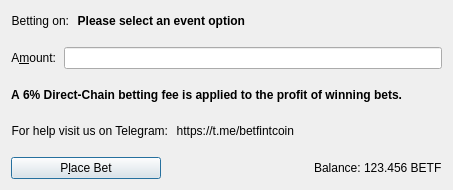
         <widget class="QFrame" name="frame_Send">

          <layout class="QVBoxLayout" name="verticalLayout5">

              <item>
               <layout class="QHBoxLayout" name="horizontalLayoutCoinControl2" stretch="0,0,0,0">
                <property name="spacing">
                 <number>8</number>
                </property>
                <property name="bottomMargin">
                 <number>10</number>
                </property>

                    <item>
                     <widget class="QLabel" name="eventLabel2">
                      <property name="text">
                       <string>Betting on:</string>
                      </property>
                      <property name="alignment">
                       <set>Qt::AlignLeft|Qt::AlignTrailing|Qt::AlignVCenter</set>
                      </property>
                     </widget>
                    </item>

                    <item>
                     <widget class="QLabel" name="eventLabel">
                      <property name="text">
                       <string>Please select an event option</string>
                      </property>
                      <property name="alignment">
                       <set>Qt::AlignLeft|Qt::AlignTrailing|Qt::AlignVCenter</set>
                      </property>
                      <property name="font">
                       <font>
                        <bold>true</bold>
                       </font>
                      </property>
                     </widget>
                    </item>

                    <item>
                     <spacer name="horizontalSpacer">
                      <property name="orientation">
                       <enum>Qt::Horizontal</enum>
                      </property>
                      <property name="sizeHint" stdset="0">
                       <size>
                        <width>40</width>
                        <height>20</height>
                       </size>
                      </property>
                     </spacer>
                    </item>

               </layout>
              </item>

              <item>
               <layout class="QHBoxLayout" name="horizontalLayoutCoinControl3" stretch="0,0,0,0">
                <property name="spacing">
                 <number>8</number>
                </property>
                <property name="bottomMargin">
                 <number>10</number>
                </property>

                    <item>
                     <widget class="QLabel" name="amountLabel">
                      <property name="text">
                       <string>A&amp;mount:</string>
                      </property>
                      <property name="alignment">
                       <set>Qt::AlignRight|Qt::AlignTrailing|Qt::AlignVCenter</set>
                      </property>
                      <property name="buddy">
                       <cstring>payAmount</cstring>
                      </property>
                     </widget>
                    </item>

                    <item>
                     <widget class="BitcoinAmountField" name="payAmount"/>
                    </item>

               </layout>
              </item>

              <item>
               <layout class="QHBoxLayout" name="horizontalLayoutCoinControl4" stretch="0,0,0,0">
                <property name="spacing">
                 <number>8</number>
                </property>
                <property name="bottomMargin">
                 <number>10</number>
                </property>
                    <item>
                     <widget class="QLabel" name="warningLabel">
                      <property name="text">
                       <string>A 6% Direct-Chain betting fee is applied to the profit of winning bets.</string>
                      </property>
                      <property name="alignment">
                       <set>Qt::AlignLeft|Qt::AlignTrailing|Qt::AlignVCenter</set>
                      </property>
                      <property name="font">
                       <font>
                        <bold>true</bold>
                       </font>
                      </property>
                     </widget>
                    </item>
                    <item>
                     <spacer name="horizontalSpacer2">
                      <property name="orientation">
                       <enum>Qt::Horizontal</enum>
                      </property>
                      <property name="sizeHint" stdset="0">
                       <size>
                        <width>40</width>
                        <height>20</height>
                       </size>
                      </property>
                     </spacer>
                    </item>
               </layout>
              </item>
              <item>
               <layout class="QHBoxLayout" name="horizontalLayoutCoinControl5" stretch="0,0,0,0">
                <property name="spacing">
                 <number>8</number>
                </property>
                <property name="bottomMargin">
                 <number>10</number>
                </property>

                    <item>
                     <widget class="QLabel" name="warningLabel2">
                      <property name="text">
                       <string>For help visit us on Telegram:</string>
                      </property>
                      <property name="alignment">
                       <set>Qt::AlignLeft|Qt::AlignTrailing|Qt::AlignVCenter</set>
                      </property>
                     </widget>
                    </item>

                    <item>
                     <widget class="QLabel" name="warningLabel">
                      <property name="text">
                       <string notr="true">https://t.me/betfintcoin</string>
                      </property>
                      <property name="alignment">
                       <set>Qt::AlignLeft|Qt::AlignTrailing|Qt::AlignVCenter</set>
                      </property>
                      <property name="textInteractionFlags">
                       <set>Qt::LinksAccessibleByMouse|Qt::TextSelectableByMouse</set>
                      </property>
                     </widget>
                    </item>

                    <item>
                     <spacer name="horizontalSpacer3">
                      <property name="orientation">
                       <enum>Qt::Horizontal</enum>
                      </property>
                      <property name="sizeHint" stdset="0">
                       <size>
                        <width>40</width>
                        <height>20</height>
                       </size>
                      </property>
                     </spacer>
                    </item>

               </layout>
              </item>

           <item>
          <layout class="QHBoxLayout" name="horizontalLayout">
           <property name="bottomMargin">
            <number>0</number>
           </property>
           <item>
            <widget class="QPushButton" name="placeBetButton">
             <property name="minimumSize">
              <size>
               <width>150</width>
               <height>0</height>
              </size>
             </property>
             <property name="text">
              <string>P&amp;lace Bet</string>
             </property>
             <property name="icon">
              <iconset resource="../betfint.qrc">
               <normaloff>:/icons/send</normaloff>:/icons/send</iconset>
             </property>
             <property name="autoDefault">
              <bool>false</bool>
             </property>
             <property name="default">
              <bool>true</bool>
             </property>
            </widget>
           </item>
           <!-- <item>
            <widget class="QPushButton" name="clearButton">
             <property name="sizePolicy">
              <sizepolicy hsizetype="Minimum" vsizetype="Fixed">
               <horstretch>0</horstretch>
               <verstretch>0</verstretch>
              </sizepolicy>
             </property>
             <property name="toolTip">
              <string>Clear all fields of the form.</string>
             </property>
             <property name="text">
              <string>Clear &amp;All</string>
             </property>
             <property name="icon">
              <iconset resource="../betfint.qrc">
               <normaloff>:/icons/remove</normaloff>:/icons/remove</iconset>
             </property>
             <property name="autoDefault">
              <bool>false</bool>
             </property>
            </widget>
           </item>
           <item>
            <widget class="QPushButton" name="addButton">
             <property name="toolTip">
              <string>Send to multiple recipients at once</string>
             </property>
             <property name="text">
              <string>Add &amp;Recipient</string>
             </property>
             <property name="icon">
              <iconset resource="../betfint.qrc">
               <normaloff>:/icons/add</normaloff>:/icons/add</iconset>
             </property>
             <property name="autoDefault">
              <bool>false</bool>
             </property>
            </widget>
           </item> -->
           <item>
            <spacer name="horizontalSpacer4">
             <property name="orientation">
              <enum>Qt::Horizontal</enum>
             </property>
             <property name="sizeHint" stdset="0">
              <size>
               <width>40</width>
               <height>20</height>
              </size>
             </property>
            </spacer>
           </item>
           <item>
            <layout class="QHBoxLayout" name="horizontalLayout_2">
             <property name="spacing">
              <number>3</number>
             </property>
             <!-- zwgr <item>
              <widget class="QCheckBox" name="checkzBETF">
               <property name="enabled">
                <bool>false</bool>
               </property>
               <property name="text">
                <string>Anonymized BETF</string>
               </property>
              </widget>
             </item>
             <item>
              <widget class="QCheckBox" name="checkSwiftTX">
               <property name="enabled">
                <bool>true</bool>
               </property>
               <property name="minimumSize">
                <size>
                 <width>85</width>
                 <height>0</height>
                </size>
               </property>
               <property name="text">
                <string>SwiftX</string>
               </property>
              </widget>
             </item> -->
             <item>
              <widget class="QLabel" name="label">
               <property name="text">
                <string>Balance:</string>
               </property>
              </widget>
             </item>
             <item>
              <widget class="QLabel" name="labelBalance">
               <property name="sizePolicy">
                <sizepolicy hsizetype="Preferred" vsizetype="Fixed">
                 <horstretch>0</horstretch>
                 <verstretch>0</verstretch>
                </sizepolicy>
               </property>
               <property name="cursor">
                <cursorShape>IBeamCursor</cursorShape>
               </property>
               <property name="text">
                <string notr="true">123.456 BETF</string>
               </property>
               <property name="textInteractionFlags">
                <set>Qt::LinksAccessibleByMouse|Qt::TextSelectableByKeyboard|Qt::TextSelectableByMouse</set>
               </property>
              </widget>
             </item>
            </layout>
           </item>
          </layout>

           </item>
          </layout>

         </widget>
